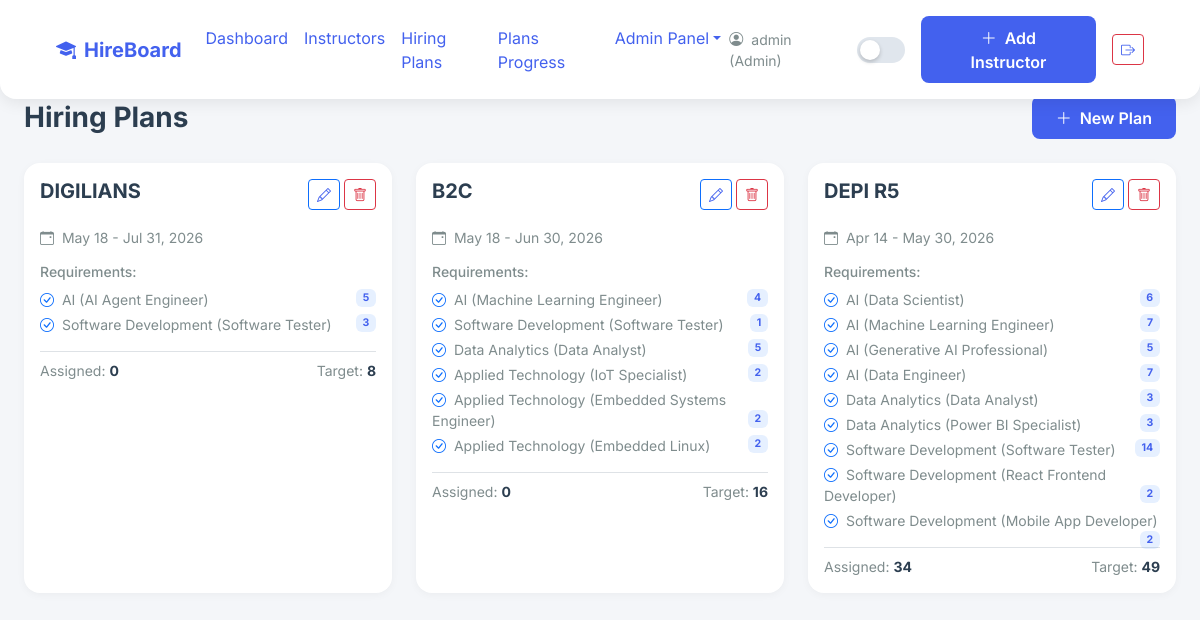
The page /plans/ (signed in) on the database its author committed.
### app/models.py (models this page shows)
class User(UserMixin, db.Model):
    __tablename__ = 'users'
    id = db.Column(db.Integer, primary_key=True)
    username = db.Column(db.String(100), unique=True, nullable=False)
    password_hash = db.Column(db.String(200), nullable=False)
    role = db.Column(db.String(50), nullable=False)

class HiringPlan(db.Model):
    __tablename__ = 'hiring_plans'
    id = db.Column(db.Integer, primary_key=True)
    title = db.Column(db.String(255), nullable=False)
    start_date = db.Column(db.Date, nullable=False)
    end_date = db.Column(db.Date, nullable=False)
    created_at = db.Column(db.DateTime, default=datetime.utcnow)
    plan_tracks = db.relationship('PlanTrack', backref='plan', lazy=True, cascade='all, delete-orphan')
    assigned_instructors = db.relationship('Instructor', backref='hiring_plan', lazy=True)

class PlanTrack(db.Model):
    __tablename__ = 'plan_tracks'
    id = db.Column(db.Integer, primary_key=True)
    plan_id = db.Column(db.Integer, db.ForeignKey('hiring_plans.id'), nullable=False)
    track_id = db.Column(db.Integer, db.ForeignKey('tracks.id'), nullable=False)
    profile_id = db.Column(db.Integer, db.ForeignKey('profiles.id'), nullable=True) # اختياري
    target_number = db.Column(db.Integer, default=1) # كام انستراكتر محتاج
    track = db.relationship('Track')
    profile = db.relationship('Profile')

class Track(db.Model):
    __tablename__ = 'tracks'
    id = db.Column(db.Integer, primary_key=True)
    name = db.Column(db.String(100), unique=True, nullable=False)
    profiles = db.relationship('Profile', backref='track', lazy=True)

class Profile(db.Model):
    __tablename__ = 'profiles'
    id = db.Column(db.Integer, primary_key=True)
    name = db.Column(db.String(255), nullable=False)
    track_id = db.Column(db.Integer, db.ForeignKey('tracks.id'), nullable=False)

### app/routes/plans.py (the view)
@plans_bp.route('/')
@login_required
def list_plans():
    plans = HiringPlan.query.order_by(HiringPlan.created_at.desc()).all()
    return render_template('plans/index.html', plans=plans)

### app/templates/plans/index.html
{% extends 'base.html' %}
{% block content %}
<div class="d-flex justify-content-between align-items-center mb-4 animate-fade-up">
    <h3 class="fw-bold mb-0">Hiring Plans</h3>
    <a href="{{ url_for('plans.create_plan') }}" class="btn btn-accent">
        <i class="bi bi-plus-lg me-1"></i> New Plan
    </a>
</div>
<div class="row g-4">
    {% for plan in plans %}
    <div class="col-md-6 col-lg-4 animate-fade-up delay-{{ loop.index }}">
        <div class="card h-100">
            <div class="card-body">
                <div class="d-flex justify-content-between align-items-start mb-3">
                    <h5 class="fw-bold">{{ plan.title }}</h5>
                    {% if current_user.role == 'Admin' %}
                    <div class="d-flex gap-1">
                        <a href="{{ url_for('plans.edit_plan', id=plan.id) }}" class="btn btn-sm btn-outline-primary" title="Edit Plan">
                            <i class="bi bi-pencil"></i>
                        </a>
                        <form method="POST" action="{{ url_for('plans.delete_plan', id=plan.id) }}" onsubmit="return confirm('Delete this plan?');">
                            <button class="btn btn-sm btn-outline-danger" title="Delete Plan"><i class="bi bi-trash"></i></button>
                        </form>
                    </div>
                    {% endif %}
                </div>
                <p class="text-muted small mb-3">
                    <i class="bi bi-calendar-event me-1"></i> {{ plan.start_date.strftime('%b %d') }} - {{ plan.end_date.strftime('%b %d, %Y') }}
                </p>
                <h6 class="text-muted small">Requirements:</h6>
                <ul class="list-unstyled mb-3">
                    {% for pt in plan.plan_tracks %}
                    <li class="small mb-1">
                        <i class="bi bi-check-circle text-primary me-1"></i> {{ pt.track.name }}
                        {% if pt.profile %}({{ pt.profile.name }}){% endif %}
                        <span class="badge bg-primary bg-opacity-10 text-primary float-end">{{ pt.target_number }}</span>
                    </li>
                    {% endfor %}
                </ul>
                <div class="border-top pt-2">
                    <div class="d-flex justify-content-between small">
                        <span class="text-muted">Assigned: <strong>{{ plan.assigned_instructors|length }}</strong></span>
                        <span class="text-muted">Target: <strong>{{ plan.plan_tracks|sum(attribute='target_number') }}</strong></span>
                    </div>
                </div>
            </div>
        </div>
    </div>
    {% else %}
    <div class="col-12 text-center text-muted py-5">
        <i class="bi bi-clipboard2-data fs-1 d-block mb-2"></i>
        No hiring plans created yet.
    </div>
    {% endfor %}
</div>
{% endblock %}

### app/templates/base.html (shortened to what this page needs)
<!DOCTYPE html>
<html lang="en" data-theme="light">
<head>
    <link href="https://cdn.jsdelivr.net/npm/bootstrap@5.3.0/dist/css/bootstrap.min.css" rel="stylesheet">
    <link href="https://cdn.jsdelivr.net/npm/bootstrap-icons@1.11.0/font/bootstrap-icons.css" rel="stylesheet">
    <link rel="stylesheet" href="{{ url_for('static', filename='css/themes.css') }}">
    <link rel="stylesheet" href="{{ url_for('static', filename='css/style.css') }}">
</head>
<body>
    <nav class="navbar navbar-expand-lg fixed-top">
        <div class="container-fluid px-4">
            <a class="navbar-brand fw-bold" href="/">
                <i class="bi bi-mortarboard-fill me-2" style="color: var(--accent);"></i>HireBoard
            </a>
            <div class="collapse navbar-collapse">
                <ul class="navbar-nav me-auto mb-2 mb-lg-0">
                    <li class="nav-item"><a class="nav-link" href="{{ url_for('dashboard.view_dashboard') }}">Dashboard</a></li>
                    <li class="nav-item"><a class="nav-link" href="{{ url_for('instructors.list_instructors') }}">Instructors</a></li>
                    <li class="nav-item"><a class="nav-link" href="{{ url_for('plans.list_plans') }}">Hiring Plans</a></li>
                    {% if current_user.role == 'Admin' %}
                    <li class="nav-item"><a class="nav-link" href="{{ url_for('plans.view_progress') }}">Plans Progress</a></li>
                    {% endif %}
                    {% if current_user.role == 'Admin' %}
                    <li class="nav-item dropdown">
                        <a class="nav-link dropdown-toggle" href="#" role="button" data-bs-toggle="dropdown">Admin Panel</a>
                    </li>
                    {% endif %}
                </ul>
                                <div class="d-flex align-items-center gap-3">
                    <span class="text-muted small d-none d-md-block">
                        <i class="bi bi-person-circle me-1"></i> {{ current_user.username }} ({{ current_user.role }})
                    </span>
                    <button class="theme-toggle" onclick="toggleTheme()"></button>
                    {% if current_user.role == 'Admin' %}
                    <a href="{{ url_for('instructors.create_instructor') }}" class="btn btn-accent">
                        <i class="bi bi-plus-lg me-1"></i> Add Instructor
                    </a>
                    {% endif %}
                    <a href="{{ url_for('auth.logout') }}" class="btn btn-outline-danger btn-sm" title="Logout">
                        <i class="bi bi-box-arrow-right"></i>
                    </a>
                </div>
            </div>
        </div>
    </nav>
    <div class="container-fluid px-4 pt-5 mt-5">
        {% block content %}{% endblock %}
    </div>
</body>
</html>

### app/static/css/themes.css (style rules this page uses)
:root { --bg-body: #f4f6f9; --bg-card: #ffffff; --bg-nav: #ffffff; --text-primary: #2c3e50; --text-secondary: #7f8c8d; --border-color: #e0e6ed; --accent: #4361ee; --accent-hover: #3f37c9; --shadow-sm: 0 2px 8px rgba(0,0,0,0.04); --shadow-md: 0 4px 16px rgba(0,0,0,0.08); --shadow-lg: 0 8px 32px rgba(0,0,0,0.12); --input-bg: #f8f9fa; --table-stripe: #f8f9fa; --kpi-gradient-1: linear-gradient(135deg, #4361ee 0%, #3a0ca3 100%); --kpi-gradient-2: linear-gradient(135deg, #4cc9f0 0%, #4895ef 100%); --kpi-gradient-3: linear-gradient(135deg, #f72585 0%, #b5179e 100%); --kpi-gradient-4: linear-gradient(135deg, #7209b7 0%, #560bad 100%); }
body { background-color: var(--bg-body); color: var(--text-primary); transition: background-color 0.3s ease, color 0.3s ease; }
h1, h2, h3, h4, h5, h6, p, span, div, li, td, th, label, small, strong, b { color: var(--text-primary) !important; }
.text-muted, .small, .text-secondary { color: var(--text-secondary) !important; }
a { color: var(--accent) !important; }
.card, .navbar, .modal-content { background-color: var(--bg-card) !important; border-color: var(--border-color) !important; box-shadow: var(--shadow-sm); transition: all 0.3s ease; }
.badge.bg-primary.bg-opacity-10 { color: var(--accent) !important; }
.btn-accent { background-color: var(--accent) !important; color: #ffffff !important; border: none; border-radius: 8px; padding: 0.6rem 1.5rem; font-weight: 600; transition: background-color 0.3s ease, transform 0.2s ease; text-decoration: none; display: inline-block; }

### app/static/css/style.css (style rules this page uses)
.animate-fade-up { animation: fadeInUp 0.6s ease-out forwards; opacity: 0; }
.delay-1 { animation-delay: 0.1s; }
.delay-2 { animation-delay: 0.2s; }
.delay-3 { animation-delay: 0.3s; }
body { font-family: 'Inter', -apple-system, BlinkMacSystemFont, "Segoe UI", Roboto, sans-serif; }
.navbar { box-shadow: var(--shadow-md); margin-bottom: 2rem; padding: 1rem 2rem; border-radius: 0 0 16px 16px; }
.card { border-radius: 16px; border: none; box-shadow: var(--shadow-sm); transition: transform 0.3s ease, box-shadow 0.3s ease; }
.btn-accent { background-color: var(--accent); color: white; border: none; border-radius: 8px; padding: 0.6rem 1.5rem; font-weight: 600; transition: background-color 0.3s ease, transform 0.2s ease; }
.theme-toggle { width: 50px; height: 26px; border-radius: 13px; background-color: var(--border-color); position: relative; cursor: pointer; border: none; transition: background-color 0.3s ease; }
.theme-toggle::after { content: ''; position: absolute; top: 3px; left: 3px; width: 20px; height: 20px; border-radius: 50%; background-color: white; transition: transform 0.3s ease; box-shadow: 0 2px 4px rgba(0,0,0,0.2); }

### rows shown on the page
User: username "admin", role "Admin"
HiringPlan: title "DIGILIANS", start_date "May 18", end_date "Jul 31, 2026", assigned_instructors|length "0", plan_tracks|sum "8"
PlanTrack: track.name "AI", profile.name "AI Agent Engineer", target_number "5"
PlanTrack: track.name "Software Development", profile.name "Software Tester", target_number "3"
HiringPlan: title "B2C", start_date "May 18", end_date "Jun 30, 2026", assigned_instructors|length "0", plan_tracks|sum "16"
PlanTrack: track.name "AI", profile.name "Machine Learning Engineer", target_number "4"
PlanTrack: track.name "Software Development", profile.name "Software Tester", target_number "1"
PlanTrack: track.name "Data Analytics", profile.name "Data Analyst", target_number "5"
PlanTrack: track.name "Applied Technology", profile.name "IoT Specialist", target_number "2"
PlanTrack: track.name "Applied Technology", profile.name "Embedded Systems Engineer", target_number "2"
PlanTrack: track.name "Applied Technology", profile.name "Embedded Linux", target_number "2"
HiringPlan: title "DEPI R5", start_date "Apr 14", end_date "May 30, 2026", assigned_instructors|length "34", plan_tracks|sum "49"
PlanTrack: track.name "AI", profile.name "Data Scientist", target_number "6"
PlanTrack: track.name "AI", profile.name "Machine Learning Engineer", target_number "7"
PlanTrack: track.name "AI", profile.name "Generative AI Professional", target_number "5"
PlanTrack: track.name "AI", profile.name "Data Engineer", target_number "7"
PlanTrack: track.name "Data Analytics", profile.name "Data Analyst", target_number "3"
PlanTrack: track.name "Data Analytics", profile.name "Power BI Specialist", target_number "3"
PlanTrack: track.name "Software Development", profile.name "Software Tester", target_number "14"
PlanTrack: track.name "Software Development", profile.name "React Frontend Developer", target_number "2"
PlanTrack: track.name "Software Development", profile.name "Mobile App Developer", target_number "2"
